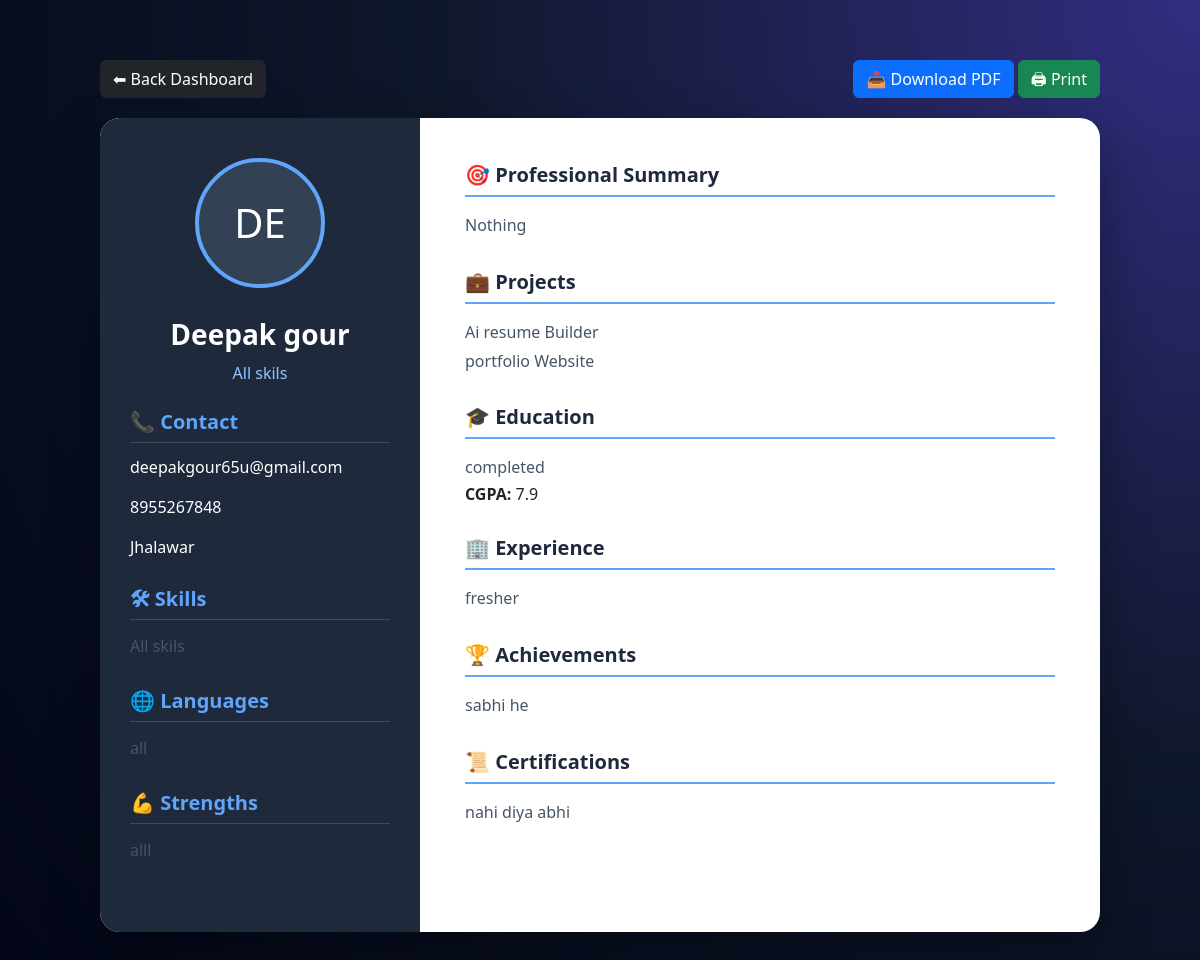
Screenshot of /resume-preview/ (signed in) with the database file from the repository.
### accounts/models.py (models this page shows, shortened)
class ResumeProfile(models.Model):
    user = models.OneToOneField(User, on_delete=models.CASCADE)
    full_name = models.CharField(max_length=100)
    photo = models.ImageField(upload_to='profile_photos/', blank=True, null=True)
    email = models.EmailField()
    phone = models.CharField(max_length=15)
    location = models.CharField(max_length=100, blank=True)
    linkedin = models.URLField(blank=True)
    github = models.URLField(blank=True)
    objective = models.TextField(blank=True)
    skills = models.TextField()
    strengths = models.TextField(blank=True)
    education = models.TextField()
    cgpa = models.CharField(max_length=20, blank=True)
    experience = models.TextField(blank=True)
    projects = models.TextField(blank=True)
    certifications = models.TextField(blank=True)
    achievements = models.TextField(blank=True)
    hobbies = models.TextField(blank=True)
    languages = models.TextField(blank=True)

### accounts/views.py (the view)
# urls.py: path("resume-preview/", views.resume_preview, name="resume_preview"),
@login_required
def resume_preview(request):
    resume = ResumeProfile.objects.get(user=request.user)
    return render(request, "resume_preview.html", {"resume": resume})

### accounts/templates/resume_preview.html (shortened to what this page needs)
<!doctype html>
<html>
  <head>
    <link
      href="https://cdn.jsdelivr.net/npm/bootstrap@5.3.3/dist/css/bootstrap.min.css"
      rel="stylesheet"
    />
  </head>
  <body>
    <div class="top-actions">
      <a href="/dashboard/" class="btn btn-dark">⬅ Back Dashboard</a>
      <div>
        <button onclick="window.print()" class="btn btn-primary">
          📥 Download PDF
        </button>
        <button onclick="window.print()" class="btn btn-success">
          🖨 Print
        </button>
      </div>
    </div>
    <div class="resume">
      <div class="left">
        <div class="profile">
          {% if resume.photo %}
          <img src="{{ resume.photo.url }}" alt="Profile" />
          {% else %} {{ resume.full_name|slice:":2"|upper }} {% endif %}
        </div>
        <div class="name">{{ resume.full_name }}</div>
        <div class="role">{{ resume.skills }}</div>
        <div class="left-section">
          <h5>📞 Contact</h5>
          <p>{{ resume.email }}</p>
          <p>{{ resume.phone }}</p>
          <p>{{ resume.location }}</p>
        </div>
        <div class="left-section">
          <h5>🛠 Skills</h5>
          <div class="text">{{ resume.skills }}</div>
        </div>
        <div class="left-section">
          <h5>🌐 Languages</h5>
          <div class="text">{{ resume.languages }}</div>
        </div>
        <div class="left-section">
          <h5>💪 Strengths</h5>
          <div class="text">{{ resume.strengths }}</div>
        </div>
      </div>
      <div class="right">
        <div class="section">
          <h4>🎯 Professional Summary</h4>
          <div class="text">{{ resume.objective }}</div>
        </div>
        <div class="section">
          <h4>💼 Projects</h4>
          <div class="text">{{ resume.projects }}</div>
        </div>
        <div class="section">
          <h4>🎓 Education</h4>
          <div class="text">{{ resume.education }}</div>
          <p><strong>CGPA:</strong> {{ resume.cgpa }}</p>
        </div>
        <div class="section">
          <h4>🏢 Experience</h4>
          <div class="text">{{ resume.experience }}</div>
        </div>
        <div class="section">
          <h4>🏆 Achievements</h4>
          <div class="text">{{ resume.achievements }}</div>
        </div>
        <div class="section">
          <h4>📜 Certifications</h4>
          <div class="text">{{ resume.certifications }}</div>
        </div>
      </div>
    </div>
  </body>
</html>

### accounts/templates/resume_preview.html (style rules this page uses)
body { background: radial-gradient( circle at top right, #312e81, #0f172a, #020617 ); min-height: 100vh; padding: 40px; font-family: "Segoe UI", sans-serif; }
.resume { max-width: 1000px; margin: auto; background: white; display: grid; grid-template-columns: 320px 1fr; border-radius: 20px; overflow: hidden; box-shadow: 0 20px 50px rgba(0, 0, 0, 0.35); }
.left { background: #1e293b; color: white; padding: 40px 30px; }
.profile { width: 130px; height: 130px; border-radius: 50%; overflow: hidden; margin: 0 auto 25px; border: 4px solid #60a5fa; background: #334155; display: flex; align-items: center; justify-content: center; font-size: 40px; }
.name { text-align: center; font-size: 28px; font-weight: 700; margin-bottom: 6px; }
.role { text-align: center; color: #93c5fd; margin-bottom: 25px; }
.left-section { margin-bottom: 28px; }
.left-section h5 { color: #60a5fa; font-weight: 600; margin-bottom: 12px; border-bottom: 1px solid rgba(255, 255, 255, 0.15); padding-bottom: 8px; }
.right { padding: 45px; }
.section { margin-bottom: 30px; }
.section h4 { font-size: 20px; font-weight: 700; color: #1e293b; border-bottom: 2px solid #60a5fa; padding-bottom: 8px; margin-bottom: 14px; }
.text { color: #475569; line-height: 1.8; white-space: pre-line; }
.top-actions { max-width: 1000px; margin: 20px auto; display: flex; justify-content: space-between; }

### rows the page displays
ResumeProfile: full_name "DE", full_name "Deepak gour", skills "All skils", email "deepakgour65u@gmail.com", phone "8955267848", location "Jhalawar", languages "all", strengths "alll", objective "Nothing", projects "Ai resume Builder portfolio Website", education "completed", cgpa "7.9", experience "fresher", achievements "sabhi he", certifications "nahi diya abhi"
